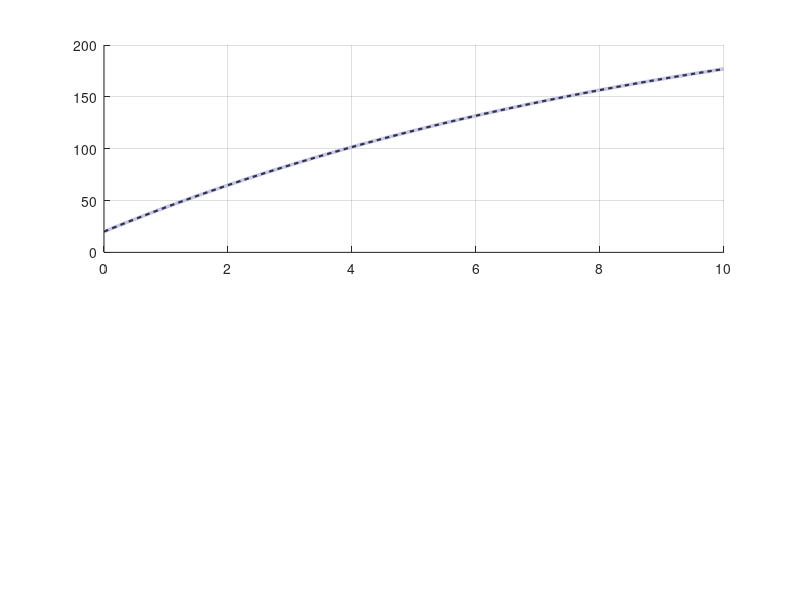

This chart was generated by the following MATLAB code: (Note: this script raises an error after producing the figure.)
% ============================================================
%  SIMULATEUR THERMIQUE — Plaque métallique
%  Mohamed Lemine Ahmed Jeddou | CY Tech | 2026
%
%  Modèle physique :
%    m * Cp * dT/dt = P - h * A * (T - T_ext)
%
%  Résolution numérique par méthode d'Euler explicite
% ============================================================

clc; clear; close all;

% ── 1. PARAMÈTRES UTILISATEUR ────────────────────────────────

% Choix du matériau (1=Aluminium, 2=Acier, 3=Cuivre, 4=Titane)
choix_materiau = 1;

% Puissance injectée (W)
P = 100;

% Température extérieure (°C)
T_ext = 20;

% Dimensions de la plaque (m)
longueur = 0.2;   % 20 cm
largeur  = 0.1;   % 10 cm
epaisseur = 0.005; % 5 mm

% Coefficient de convection h (W/m²·K)
% Convection naturelle air : 5-25 W/m²·K
h = 10;

% Température initiale (°C)
T0 = T_ext;

% Durée de simulation (s)
t_fin = 600;   % 10 minutes

% Pas de temps (s)
dt = 0.5;

% ── 2. BASE DE DONNÉES MATÉRIAUX ────────────────────────────

materiaux = struct();

% Aluminium 2024
materiaux(1).nom  = 'Aluminium';
materiaux(1).rho  = 2700;     % densité (kg/m³)
materiaux(1).Cp   = 900;      % capacité thermique (J/kg·K)
materiaux(1).k    = 237;      % conductivité thermique (W/m·K)
materiaux(1).couleur = [0.7 0.7 0.9];

% Acier inox
materiaux(2).nom  = 'Acier';
materiaux(2).rho  = 7800;
materiaux(2).Cp   = 500;
materiaux(2).k    = 16;
materiaux(2).couleur = [0.5 0.5 0.5];

% Cuivre
materiaux(3).nom  = 'Cuivre';
materiaux(3).rho  = 8960;
materiaux(3).Cp   = 385;
materiaux(3).k    = 401;
materiaux(3).couleur = [0.9 0.5 0.2];

% Titane
materiaux(4).nom  = 'Titane';
materiaux(4).rho  = 4510;
materiaux(4).Cp   = 520;
materiaux(4).k    = 22;
materiaux(4).couleur = [0.6 0.4 0.8];

mat = materiaux(choix_materiau);

% ── 3. CALCULS GÉOMÉTRIQUES ET THERMIQUES ───────────────────

% Volume et masse
V = longueur * largeur * epaisseur;      % m³
m = mat.rho * V;                          % kg

% Surface d'échange (2 faces principales)
A = 2 * longueur * largeur;              % m²

fprintf('=== SIMULATEUR THERMIQUE ===\n');
fprintf('Matériau     : %s\n', mat.nom);
fprintf('Masse        : %.4f kg\n', m);
fprintf('Surface      : %.4f m²\n', A);
fprintf('Puissance    : %.1f W\n', P);
fprintf('T_ext        : %.1f °C\n', T_ext);
fprintf('h convection : %.1f W/m²·K\n', h);
fprintf('----------------------------\n');

% Température d'équilibre théorique (dT/dt = 0)
% P = h * A * (T_eq - T_ext)  →  T_eq = T_ext + P / (h * A)
T_eq = T_ext + P / (h * A);
fprintf('T équilibre théorique : %.2f °C\n', T_eq);

% Constante de temps thermique tau = m*Cp / (h*A)
tau = (m * mat.Cp) / (h * A);
fprintf('Constante de temps τ  : %.1f s (%.1f min)\n', tau, tau/60);

% Temps pour atteindre 90%% de l'équilibre ≈ 2.3 * tau
t_90 = 2.3 * tau;
fprintf('Temps 90%% équilibre   : %.1f s (%.1f min)\n', t_90, t_90/60);
fprintf('============================\n\n');

% ── 4. SIMULATION — EULER EXPLICITE ─────────────────────────

t = 0 : dt : t_fin;
N = length(t);
T = zeros(1, N);
T(1) = T0;

% Flux de chaleur perdu par convection et gain par puissance
for i = 1 : N-1
    Q_entree  = P;                           % W  (puissance constante)
    Q_sortie  = h * A * (T(i) - T_ext);     % W  (convection)
    dT        = (Q_entree - Q_sortie) / (m * mat.Cp);  % K/s
    T(i+1)    = T(i) + dT * dt;             % Euler explicite
end

% Solution analytique exacte pour vérification
% T(t) = T_eq + (T0 - T_eq) * exp(-t/tau)
T_analytique = T_eq + (T0 - T_eq) * exp(-t / tau);

% ── 5. VISUALISATION ────────────────────────────────────────

figure('Name', 'Simulateur Thermique', 'Position', [100 100 1100 700]);

% ── Courbe principale T(t) ──
subplot(2, 2, [1 2]);
hold on; grid on;

% Courbe numérique (Euler)
plot(t/60, T, 'Color', mat.couleur, 'LineWidth', 2.5, ...
    'DisplayName', sprintf('Euler — %s', mat.nom));

% Courbe analytique
plot(t/60, T_analytique, 'k--', 'LineWidth', 1.5, ...
    'DisplayName', 'Solution analytique');

% Ligne d'équilibre
yline(T_eq, 'r--', 'LineWidth', 1.2, ...
    'DisplayName', sprintf('T_{éq} = %.1f°C', T_eq));

% Ligne T_ext
yline(T_ext, 'b:', 'LineWidth', 1, ...
    'DisplayName', sprintf('T_{ext} = %.1f°C', T_ext));

xlabel('Temps (min)', 'FontSize', 11);
ylabel('Température (°C)', 'FontSize', 11);
title(sprintf('Évolution thermique — %s | P = %.0f W | T_{ext} = %.0f°C', ...
    mat.nom, P, T_ext), 'FontSize', 12, 'FontWeight', 'bold');
legend('Location', 'southeast', 'FontSize', 10);
xlim([0 t_fin/60]);

% ── Erreur Euler vs analytique ──
subplot(2, 2, 3);
erreur = abs(T - T_analytique);
plot(t/60, erreur, 'r-', 'LineWidth', 1.5);
grid on;
xlabel('Temps (min)', 'FontSize', 10);
ylabel('|Erreur| (°C)', 'FontSize', 10);
title('Erreur Euler vs Analytique', 'FontSize', 11);
fprintf('Erreur max Euler : %.4f °C\n', max(erreur));

% ── Flux thermiques ──
subplot(2, 2, 4);
Q_conv = h * A * (T - T_ext);   % W perdu par convection
Q_stock = P - Q_conv;            % W stocké dans la plaque

plot(t/60, P * ones(1,N), 'g-', 'LineWidth', 2, 'DisplayName', 'P injectée');
hold on; grid on;
plot(t/60, Q_conv, 'r-', 'LineWidth', 2, 'DisplayName', 'Q convection');
plot(t/60, Q_stock, 'b-', 'LineWidth', 1.5, 'DisplayName', 'Q stockée');
yline(0, 'k--', 'LineWidth', 0.8);
xlabel('Temps (min)', 'FontSize', 10);
ylabel('Puissance (W)', 'FontSize', 10);
title('Bilan thermique', 'FontSize', 11);
legend('Location', 'northeast', 'FontSize', 9);
xlim([0 t_fin/60]);

sgtitle('Simulateur Thermique — Plaque Métallique', ...
    'FontSize', 14, 'FontWeight', 'bold');

% ── 6. COMPARAISON DES MATÉRIAUX ────────────────────────────

figure('Name', 'Comparaison matériaux', 'Position', [200 200 900 500]);
hold on; grid on;

couleurs = {'b', 'r', 'Color', [0.9 0.5 0.2], [0.6 0.4 0.8]};

for idx = 1 : 4
    mat_i  = materiaux(idx);
    m_i    = mat_i.rho * V;
    tau_i  = (m_i * mat_i.Cp) / (h * A);
    T_eq_i = T_ext + P / (h * A);   % Même T_eq (indépendant du matériau)
    T_i    = T_eq_i + (T0 - T_eq_i) * exp(-t / tau_i);
    plot(t/60, T_i, 'LineWidth', 2, ...
        'Color', mat_i.couleur, ...
        'DisplayName', sprintf('%s (τ=%.0fs)', mat_i.nom, tau_i));
end

yline(T_eq, 'k--', 'LineWidth', 1.2, ...
    'DisplayName', sprintf('T_{éq} = %.1f°C', T_eq));

xlabel('Temps (min)', 'FontSize', 11);
ylabel('Température (°C)', 'FontSize', 11);
title(sprintf('Comparaison matériaux | P = %.0f W | T_{ext} = %.0f°C', P, T_ext), ...
    'FontSize', 12, 'FontWeight', 'bold');
legend('Location', 'southeast', 'FontSize', 10);
xlim([0 t_fin/60]);

fprintf('\n=== COMPARAISON MATÉRIAUX ===\n');
fprintf('%-12s | %-8s | %-8s | %-12s\n', 'Matériau', 'Masse(g)', 'τ (min)', 'T_éq (°C)');
fprintf('%s\n', repmat('-', 1, 50));
for idx = 1 : 4
    mat_i  = materiaux(idx);
    m_i    = mat_i.rho * V;
    tau_i  = (m_i * mat_i.Cp) / (h * A);
    T_eq_i = T_ext + P / (h * A);
    fprintf('%-12s | %-8.1f | %-8.2f | %-12.2f\n', ...
        mat_i.nom, m_i*1000, tau_i/60, T_eq_i);
end
